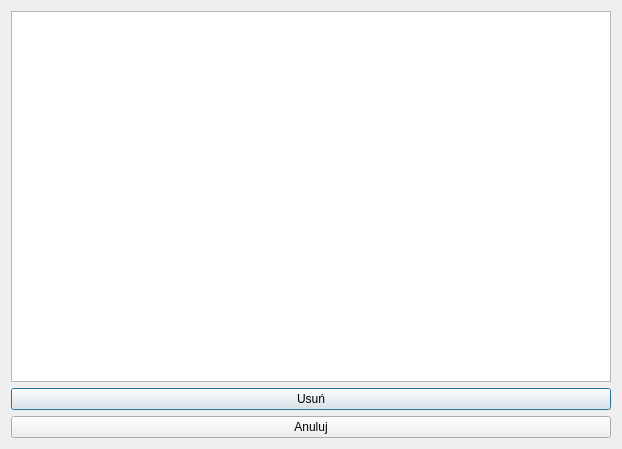
<?xml version="1.0" encoding="UTF-8"?>
<ui version="4.0">
 <class>deleteWindow</class>
 <widget class="QDialog" name="deleteWindow">
  <property name="geometry">
   <rect>
    <x>0</x>
    <y>0</y>
    <width>622</width>
    <height>449</height>
   </rect>
  </property>
  <property name="windowTitle">
   <string>Dialog</string>
  </property>
  <layout class="QVBoxLayout" name="verticalLayout">
   <item>
    <widget class="QListWidget" name="lista_do_usuniecia"/>
   </item>
   <item>
    <widget class="QPushButton" name="Usun">
     <property name="text">
      <string>Usuń</string>
     </property>
    </widget>
   </item>
   <item>
    <widget class="QPushButton" name="Anuluj">
     <property name="text">
      <string>Anuluj</string>
     </property>
    </widget>
   </item>
  </layout>
 </widget>
 <resources/>
 <connections/>
</ui>
